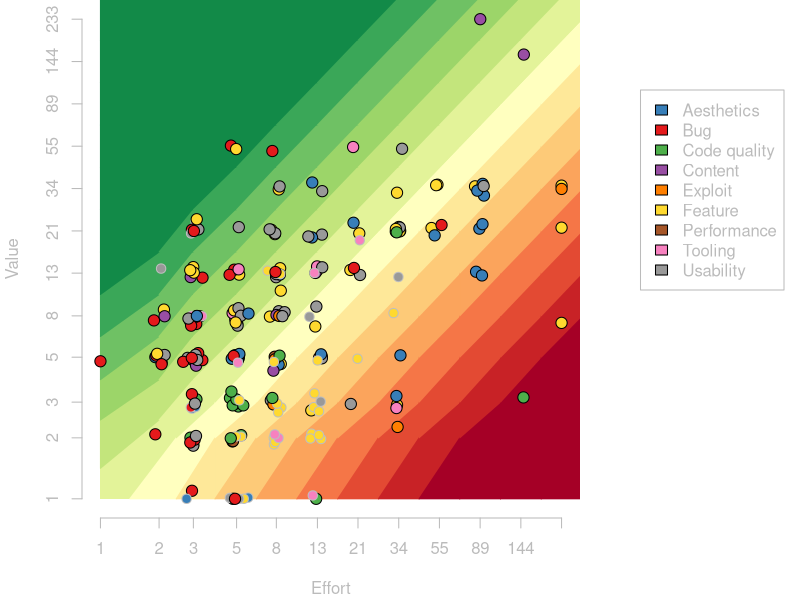

The R source for this figure:
library("RColorBrewer")

circleSize = 1.5

svg("backlog.svg", width=12, height=8, bg=NA)
#png("backlog.png", width=600, height=500, type="cairo", pointsize=13)

par(mar=c(4.1, 4.1, 0, 11), col="#bbbbbb", col.axis="#bbbbbb", col.lab="#bbbbbb", fg="#bbbbbb")

jitter_log <- function(vals, scaler=0.05) {
  noise <- rnorm(length(vals), mean=0, sd=vals*scaler)
  vals + noise
}

data <- read.csv("backlog.csv", sep=",")

# Categories
cats = sort(unique(data$type))
data$typeID = match(data$type, cats)
set1Cols = brewer.pal(9, "Set1")
cols = set1Cols;
cols[1] = set1Cols[2]; # Probably aesthetics; blue
cols[2] = set1Cols[1]; # Probably bug; red
cols[6] = brewer.pal(8, "Set2")[6] # Normal yellow too light
data$color = cols[data$typeID]

# ROI
vals = c(1, 2, 3, 5, 8, 13, 21, 34, 55, 89, 144, 233, 377, 610)
data$roi = match(data$value, vals) - match(data$effort, vals)

# Done
for (i in 1:length(data$roi)){
    if (is.na(data$done[i]))
        data$done[i] = FALSE
}

# Ignore blocks when the blocking task is done
for (i in 1:length(data$roi)){
    blockingPBI = data$blockedBy[i]
    if (is.na(blockingPBI))
        next
    print(i)
    blockingPbiIsDone = data$done[blockingPBI] # data is still sorted by issue #
    if (is.na(blockingPbiIsDone))
        next
    if (blockingPbiIsDone)
        data$blockedBy[i] = NA
}

minROI = NULL
maxROI = NULL
minVal = NULL
maxVal = NULL
minEffort = NULL
maxEffort = NULL
for (i in 1:length(data$roi)){
    if (!data$done[i]){
    
        if (is.null(minROI))
            minROI = data$roi[i]
        else if (data$roi[i] < minROI)
            minROI = data$roi[i]
        if (is.null(maxROI))
            maxROI = data$roi[i]
        else if (data$roi[i] > maxROI)
            maxROI = data$roi[i]
    
        if (is.null(minVal))
            minVal = data$value[i]
        else if (data$value[i] < minVal)
            minVal = data$value[i]
        if (is.null(maxVal))
            maxVal = data$value[i]
        else if (data$value[i] > maxVal)
            maxVal = data$value[i]
    
        if (is.null(minEffort))
            minEffort = data$effort[i]
        else if (data$effort[i] < minEffort)
            minEffort = data$effort[i]
        if (is.null(maxEffort))
            maxEffort = data$effort[i]
        else if (data$effort[i] > maxEffort)
            maxEffort = data$effort[i]
    }
}

#for (i in 1:length(data$roi)){
#    if (data$done[i]){
#        if (data$roi[i] < minROI)
#            data$roi = minROI
#        else if (data$roi[i] > maxROI)
#            data$roi = maxROI
#    }
#}
roiRange = maxROI - minROI + 1
roiPalette = colorRampPalette(brewer.pal(11, "RdYlGn"))
paletteSize = roiRange;
if (roiRange %% 2 == 0){
    paletteSize = paletteSize + 1
}
roiColsRaw = roiPalette(paletteSize)
roiCols = 1:25
roiMidpoint = 13
for (i in (-13:minROI + roiMidpoint)){ # Deep red at the bottom
    roiCols[i] = roiColsRaw[1]
}
for (i in (maxROI:11 +roiMidpoint)){ # Deep green at the top
    roiCols[i] = roiColsRaw[roiRange]
}
for (i in 1:roiRange){
    roiCols[minROI+roiMidpoint + i - 1] = roiColsRaw[i]
}

# Sort data
unsortedData <- data
data <- data[with(data, order(-roi, effort, issue)),]

x = jitter_log(data$effort)
y = jitter_log(data$value)

#maxEffort = max(data$effort)
#maxValue = max(data$value)
x = sapply(x, function(n) min(c(n, maxEffort)))
x = sapply(x, function(n) max(c(n, 1)))
y = sapply(y, function(n) min(c(n, maxVal)))
y = sapply(y, function(n) max(c(n, 1)))

plot(
    NULL, log="xy", xlab="Effort", ylab="Value", axes=FALSE,
    #main="Issue backlog",
    xlim=c(minEffort, maxEffort), ylim=c(minVal, maxVal)
)
effortVals = vals[match(minEffort, vals):match(maxEffort, vals)]
valueVals = vals[match(minVal, vals):match(maxVal, vals)]
axis(1, at=effortVals)
axis(2, at=valueVals)
#box()




logHalf <- function(a, b){
    sqrt(a*b)
}



numVals = length(vals)
topVal = vals[numVals]
secondTopVal = vals[numVals-1]
topEdge = logHalf(secondTopVal, topVal)

polygon(x=c(1,topVal,topVal,1), y=c(1,1,topVal,topVal), lty=0, col=roiCols[roiMidpoint])

for (e in 1:(numVals-1)){
    midE = logHalf(vals[e], vals[e+1])
    nextMidE = logHalf(vals[e+1], vals[e+2])
    if (e > 1) {
        for (v in 1:e){
            roi = v-e;
            polygon(
                x=c(midE, nextMidE, nextMidE, midE),
                y=c(vals[v], vals[v+1], vals[v+2], vals[v+1]),
                col=roiCols[roiMidpoint+roi],
                border=roiCols[roiMidpoint+roi]
            )
        }
    }
    roi = -e
    polygon(
        x=c(midE, nextMidE, nextMidE),
        y=c(vals[1], vals[1], vals[2]),
        col=roiCols[roiMidpoint+roi],
        border=roiCols[roiMidpoint+roi]
    )
}

for (v in 1:(numVals-1)){
    midV = logHalf(vals[v], vals[v+1])
    nextMidV = logHalf(vals[v+1], vals[v+2])
    if (v > 1){
        for (e in 1:v){
            roi = v-e;
            polygon(
                x=c(vals[e], vals[e+1], vals[e+2], vals[e+1]),
                y=c(midV, nextMidV, nextMidV, midV),
                col=roiCols[roiMidpoint+roi],
                border=roiCols[roiMidpoint+roi]
            )
        }
    }
    roi = v
    polygon(
        x=c(vals[1], vals[1], vals[2]),
        y=c(midV, nextMidV, nextMidV),
        col=roiCols[roiMidpoint+roi],
        border=roiCols[roiMidpoint+roi]
    )
}

# blocker lines
#for (i in 1:length(data$roi)){
#	blockedBy = data$blockedBy[i]
#	toX = x[i]
#	toY = y[i]
#    if (!is.na(blockedBy)){
#		# find blocking PBI
#		for (j in 1:length(data$roi)){
#			if (data$issue[j] == blockedBy){
#				fromX = x[j]
#				fromY = y[j]
#				arrows(
#					fromX, fromY, toX, toY,
#					angle = 20,
#				)
#				break
#			}
#		}
#	}
#}


for (i in 1:length(data$roi)){
	if (!data$done[i]) {
		blockedBy = data$blockedBy[i]
		if (!is.na(blockedBy)){
			points(x[i], y[i], pch=21, bg=data$color[i], cex=circleSize - 0.25, col="grey")
		} else {
			points(x[i], y[i], pch=21, bg=data$color[i], cex=circleSize, col="black")
		}
	}
}


#points(x, y, pch=21, bg=data$color, cex=circleSize, col="black")
#points(x, y, col=data$color, cex=circleSize, lwd=3)


add_legend <- function(...) {
  opar <- par(fig=c(0, 1, 0, 1), oma=c(0, 0, 0, 0), 
    mar=c(0, 0, 0, 0), new=TRUE)
  on.exit(par(opar))
  plot(0, 0, type='n', bty='n', xaxt='n', yaxt='n')
  legend(...)
}
add_legend(legend=cats, x="topright", fill=cols, inset=c(0.02,0.15))










dev.off()


suggestRefinementAtEV = 800
suggestRefinementAtEffort = 35

# Write js file
fieldNum <- function(name, value){
    paste("    ", name, ": ", value, ",", sep="")
}
fieldStr <- function(name, value){
    paste("    ", name, ": \"", value, "\",", sep="")
}

text = "PBIs = ["
for (i in 1:length(data$roi)){
    text = c(text, "{")
    text = c(text, fieldNum("issue", data$issue[i]))
    text = c(text, fieldStr("description", data$description[i]))
    text = c(text, fieldStr("type", data$type[i]))
    text = c(text, fieldStr("typeColor", cols[data$type[i]]))
    text = c(text, fieldNum("value", data$value[i]))
    text = c(text, fieldNum("effort", data$effort[i]))
    roi = data$roi[i]
    text = c(text, fieldNum("roi", roi))
    roiForColor = min(roi, maxROI)
    roiForColor = max(roiForColor, minROI)
    text = c(text, fieldStr("roiColor", roiCols[roiForColor+roiMidpoint]))
    text = c(text, fieldNum("done", if (data$done[i]) "true" else "false"))
    
    if (!is.na(data$blockedBy[i])){
        text = c(text, fieldNum("blockedBy", data$blockedBy[i]))
    }

    if (data$effort[i] * data$value[i] >= suggestRefinementAtEV &&
        data$effort[i] >= suggestRefinementAtEffort){
        text = c(text, fieldStr("refine", "true"))
    }
    
    if (!is.na(data$critical[i]) && data$critical[i]){
        text = c(text, fieldNum("critical", "true"))
    }

    text = c(text, "},")
}
text = c(text, "];")

write(text, file="backlog.js")
